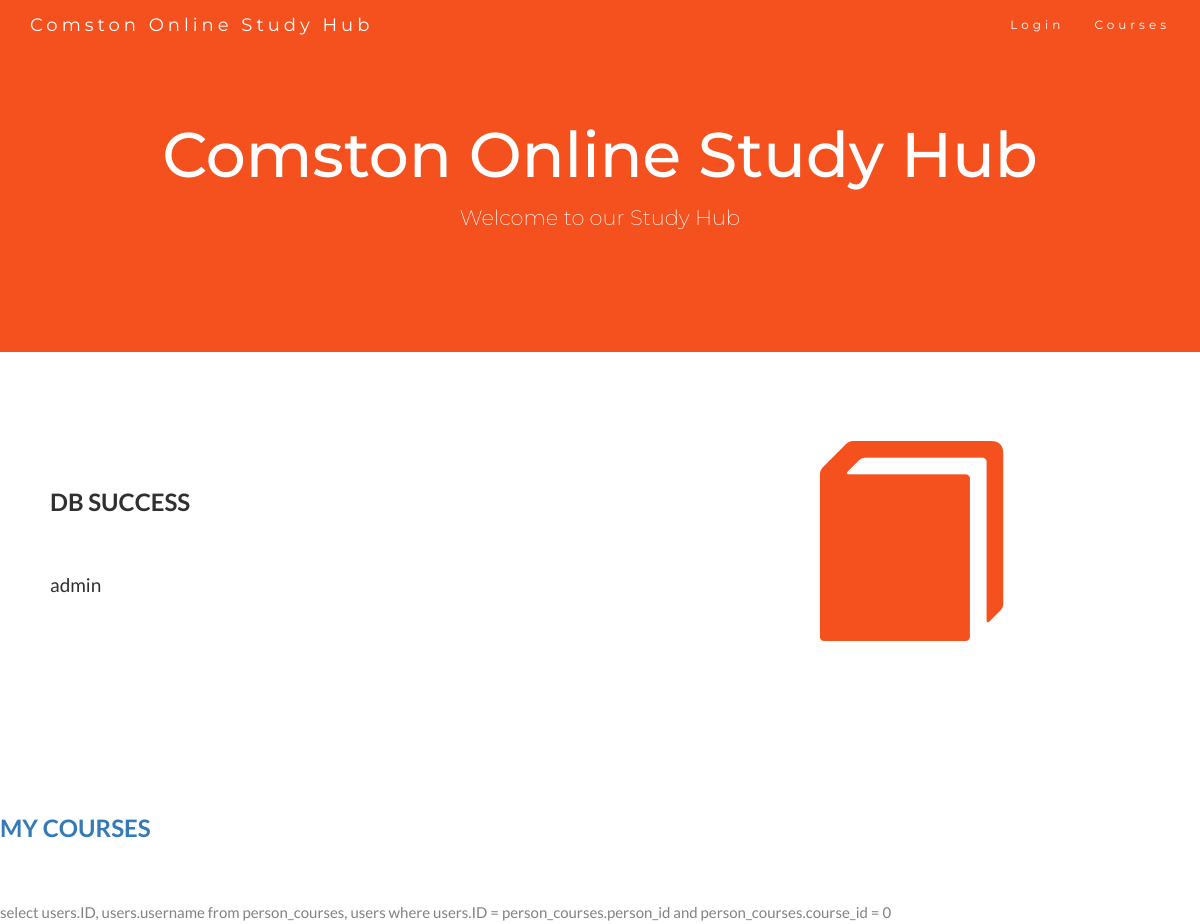
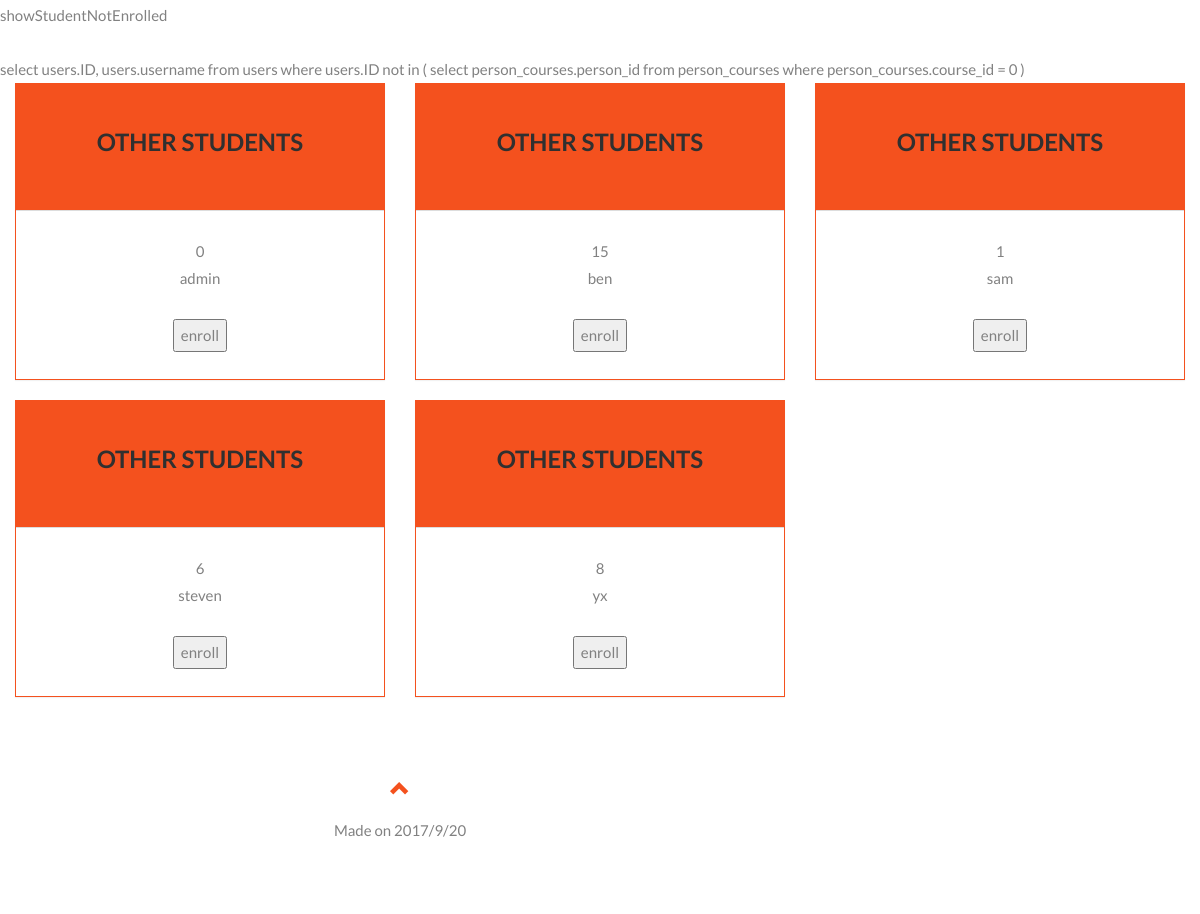
The app's page /studentList.php (signed in) with its own data (2 pictures, top to bottom).
### tables this page shows
CREATE TABLE `users` (
  `username` char(8) NOT NULL,
  `passcode` char(8) NOT NULL,
  `userflag` int(11) DEFAULT NULL,
  `ID` int(11) NOT NULL
);

### studentList.php (the view, shortened to what this page needs)
<!DOCTYPE html>
<html lang="en">
<head>
  <link rel="stylesheet" href="https://maxcdn.bootstrapcdn.com/bootstrap/3.3.7/css/bootstrap.min.css">
 <link rel="stylesheet" type="text/css" href="style.css">
</head>
<body id="myPage" data-spy="scroll" data-target=".navbar" data-offset="60">
<nav class="navbar navbar-default navbar-fixed-top">
  <div class="container">
    <div class="navbar-header">
      <a class="navbar-brand" href="#myPage">Comston Online Study Hub</a>
    </div>
    <div class="collapse navbar-collapse" id="myNavbar">
      <ul class="nav navbar-nav navbar-right">
        <li><a href="login.html">Login</a></li>
		   <li><a href="courseList.php">Courses</a></li>
      </ul>
    </div>
  </div>
</nav>
<div class="jumbotron text-center">
  <h1>Comston Online Study Hub</h1>
  <p>Welcome to our Study Hub</p>
</div>
<div id="Login" class="container-fluid">
  <div class="row">
    <div class="col-sm-8"><br>
<?php
echo "<h2>db success</br></br>";
echo "<h4>".$_SESSION['username'];
$courseID = 0;
?>
    </div>
    <div class="col-sm-4">
      <span class="glyphicon glyphicon-book logo"></span>
    </div>
  </div>
</div>
<?php
echo "<h2> <a href=\"courseList.php\">My courses</a></h2>";
showStudentNotEnrolled($courseID);
function showStudentEnrolled($course_id)
{
	$sql = "select users.ID, users.username from person_courses,  users where
	users.ID = person_courses.person_id
	and
	person_courses.course_id = $course_id";
	echo $sql;
}
function showStudentNotEnrolled($course_id)
{
	echo "showStudentNotEnrolled";
	$sql = "select users.ID, users.username from users where
	users.ID not in
	(
	    select person_courses.person_id from person_courses
		where person_courses.course_id = $course_id
	)
	";
	echo $sql;
	$query = @mysql_query($sql)or die("SQL failed");
	while($row = mysql_fetch_array($query))
	{
		echo "<div class=\"col-sm-4 col-xs-12\"> ";
	    echo "<div class=\"panel panel-default text-center\">";
        echo "<div class=\"panel-heading\">";
        echo "<h2>Other Students</h2>";
        echo "</div>";
		 $studentID = $row['ID'];
		 $studentName = $row['username'];
		 echo $studentID;
		 echo $studentName;
		 echo "<form method=\"POST\" action=\"studentList.php?rbid=".$studentID."&rcid=".$course_id."\"></br><input type=\"submit\" name=\"Submit\" value=\"enroll\" /></form></br>";
		 echo "</div>";
		 echo "</div>";
	}
}
?>
 </body>
 <footer class="container-fluid text-center col-sm-8">
  <a href="#myPage" title="To Top">
    <span class="glyphicon glyphicon-chevron-up"></span>
  </a>
  <p>Made on 2017/9/20</p>
</footer>
</html>

### style.css (style rules this page uses)
body { font: 400 15px Lato, sans-serif; line-height: 1.8; color: #818181; }
h2 { font-size: 24px; text-transform: uppercase; color: #303030; font-weight: 600; margin-bottom: 30px; }
h4 { font-size: 19px; line-height: 1.375em; color: #303030; font-weight: 400; margin-bottom: 30px; }
.jumbotron { background-color: #f4511e; color: #fff; padding: 100px 25px; font-family: Montserrat, sans-serif; }
.container-fluid { padding: 60px 50px; }
.logo { color: #f4511e; font-size: 200px; }
.panel { border: 1px solid #f4511e; border-radius:0 !important; transition: box-shadow 0.5s; }
.panel-heading { color: #fff !important; background-color: #f4511e !important; padding: 25px; border-bottom: 1px solid transparent; border-top-left-radius: 0px; border-top-right-radius: 0px; border-bottom-left-radius: 0px; border-bottom-right-radius: 0px; }
.navbar { margin-bottom: 0; background-color: #f4511e; z-index: 9999; border: 0; font-size: 12px !important; line-height: 1.42857143 !important; letter-spacing: 4px; border-radius: 0; font-family: Montserrat, sans-serif; }
.navbar li a, .navbar .navbar-brand { color: #fff !important; }
footer .glyphicon { font-size: 20px; margin-bottom: 20px; color: #f4511e; }

### records on screen
users: ID "0", username "admin"
users: ID "15", username "ben"
users: ID "1", username "sam"
users: ID "6", username "steven"
users: ID "8", username "yx"

### other values on screen
$_SESSION['username'] "admin"
$sql "select users.ID, users.username from person_courses, users where users.ID = person_courses.person_id and person_courses.course_id = 0"
$sql "select users.ID, users.username from users where users.ID not in ( select person_courses.person_id from person_courses where person_courses.course_id = 0 )"
